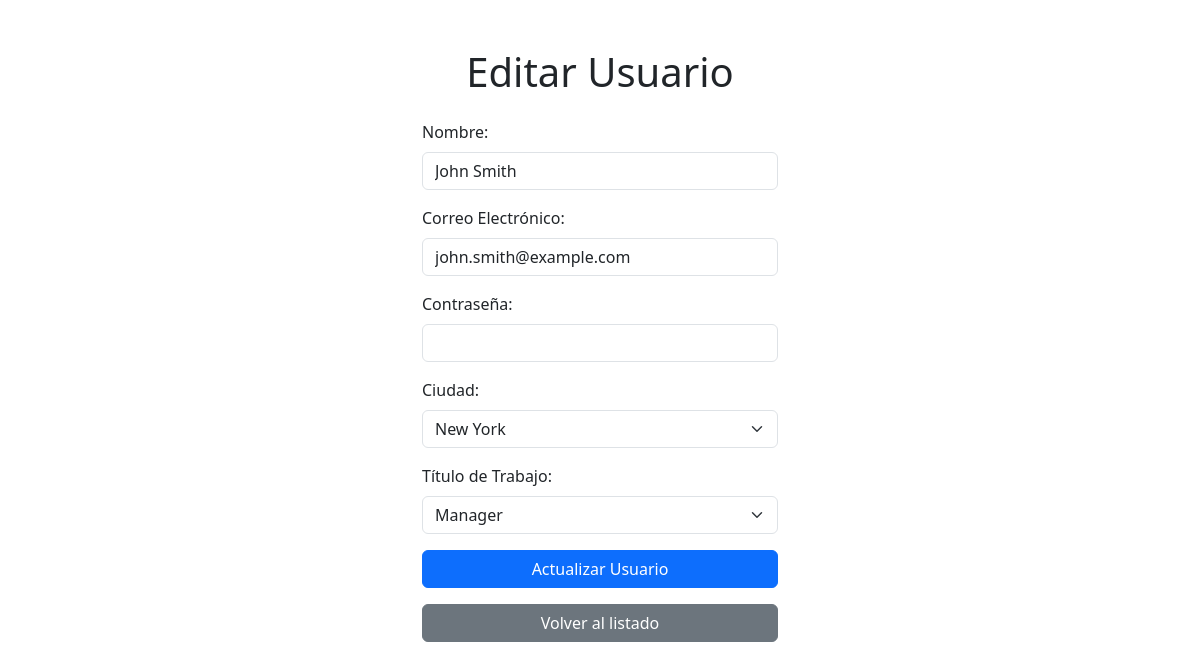
The app's page /public/users/1/edit with its own data.
### tables this page shows
CREATE TABLE `users` (
  `id` int(11) NOT NULL,
  `name` varchar(100) NOT NULL,
  `email` varchar(100) NOT NULL,
  `password` varchar(255) NOT NULL,
  `job_title_id` int(11) DEFAULT NULL,
  `city_id` int(11) DEFAULT NULL
);

CREATE TABLE `cities` (
  `id` int(11) NOT NULL,
  `name` varchar(50) NOT NULL
);

CREATE TABLE `job_titles` (
  `id` int(11) NOT NULL,
  `name` varchar(50) NOT NULL
);

### controllers/UserController.php (called while the page is built, shortened)
<?php
require_once '../models/User.php';
require_once '../models/City.php';
require_once '../models/JobTitle.php';
class UserController {
    public function edit($id) {
        $userModel = new User();
        $user = $userModel->getById($id);
        $cityModel = new City();
        $cities = $cityModel->getAll();
        $jobTitleModel = new JobTitle();
        $jobTitles = $jobTitleModel->getAll();
        include '../views/users/edit.php';
    }
}

### public/index.php (called while the page is built)
<?php
require_once '../routes.php';

### models/User.php (called while the page is built, shortened)
<?php
require_once '../config/database.php';
class User {
    private $conn;
    private $table = 'users';
    public function __construct() {
        $database = new \Database();
        $this->conn = $database->getConnection();
    }
    public function getById($id) {
        $query = "SELECT u.*, jt.name AS job_title, c.name AS city
                  FROM " . $this->table . " u
                  LEFT JOIN job_titles jt ON u.job_title_id = jt.id
                  LEFT JOIN cities c ON u.city_id = c.id
                  WHERE u.id = ?";
        $stmt = $this->conn->prepare($query);
        $stmt->execute([$id]);
        return $stmt->fetch(\PDO::FETCH_OBJ);
    }
}

### config/database.php (called while the page is built, shortened)
<?php
class Database {
    private $host = 'localhost';
    private $db_name = 'CompanyDB';
    private $username = 'root';
    private $password = '';
    public function getConnection() {
        $this->conn = null;
        try {
            $this->conn = new PDO("mysql:host=" . $this->host . ";dbname=" . $this->db_name, $this->username, $this->password);
            $this->conn->setAttribute(PDO::ATTR_ERRMODE, PDO::ERRMODE_EXCEPTION);
            $this->conn->setAttribute(PDO::ATTR_DEFAULT_FETCH_MODE, PDO::FETCH_ASSOC);
        } catch(PDOException $exception) {
            error_log("Error of connection: " . $exception->getMessage());
            echo "An error occurred while connecting to the database.";
        }
        return $this->conn;
    }
}
?>

### models/City.php (called while the page is built, shortened)
<?php
require_once '../config/database.php';
class City {
    private $conn;
    private $table = 'cities';
    public function __construct() {
        $database = new \Database();
        $this->conn = $database->getConnection();
    }
    public function getAll() {
        $query = "SELECT * FROM " . $this->table;
        $stmt = $this->conn->query($query);
        return $stmt->fetchAll(\PDO::FETCH_OBJ);
    }
}

### models/JobTitle.php (called while the page is built, shortened)
<?php
require_once '../config/database.php';
class JobTitle {
    private $conn;
    private $table = 'job_titles';
    public function __construct() {
        $database = new \Database();
        $this->conn = $database->getConnection();
    }
    public function getAll() {
        $query = "SELECT * FROM " . $this->table;
        $stmt = $this->conn->query($query);
        return $stmt->fetchAll(\PDO::FETCH_OBJ);
    }
}

### views/users/edit.php (the view, shortened to what this page needs)
<!DOCTYPE html>
<html lang="es">
<head>
    <link href="https://cdn.jsdelivr.net/npm/bootstrap@5.3.3/dist/css/bootstrap.min.css" rel="stylesheet">
</head>
<body>
<div class="container mt-5">
    <div class="row justify-content-center">
        <div class="col-md-6 col-lg-4">
            <h1 class="mb-4 text-center">Editar Usuario</h1>
            <form action="/Proyect_PHP_CRUD/public/users/<?php echo $user->id; ?>/update" method="POST">
                <div class="mb-3">
                    <label for="name" class="form-label">Nombre:</label>
                    <input type="text" id="name" name="name" class="form-control" value="<?php echo $user->name; ?>" required>
                </div>
                <div class="mb-3">
                    <label for="email" class="form-label">Correo Electrónico:</label>
                    <input type="email" id="email" name="email" class="form-control" value="<?php echo $user->email; ?>" required>
                </div>
                <div class="mb-3">
                    <label for="password" class="form-label">Contraseña:</label>
                    <input type="password" id="password" name="password" class="form-control">
                </div>
                <div class="mb-3">
                    <label for="city_id" class="form-label">Ciudad:</label>
                    <select name="city_id" id="city_id" class="form-select" required>
                        <?php foreach ($cities as $city): ?>
                            <option value="<?= $city->id; ?>"
                                <?= $city->id == $user->city_id ? 'selected' : ''; ?>>
                                <?= $city->name; ?>
                            </option>
                        <?php endforeach; ?>
                    </select>
                </div>
                <div class="mb-3">
                    <label for="job_title_id" class="form-label">Título de Trabajo:</label>
                    <select name="job_title_id" id="job_title_id" class="form-select" required>
                        <?php foreach ($jobTitles as $jobTitle): ?>
                            <option value="<?= $jobTitle->id; ?>"
                                <?= $jobTitle->id == $user->job_title_id ? 'selected' : ''; ?>>
                                <?= $jobTitle->name; ?>
                            </option>
                        <?php endforeach; ?>
                    </select>
                </div>
                <button type="submit" class="btn btn-primary w-100">Actualizar Usuario</button>
            </form>
            <a href="/Proyect_PHP_CRUD/public/" class="btn btn-secondary w-100 mt-3">Volver al listado</a>
        </div>
    </div>
</div>
</body>
</html>

### records on screen
users: name "John Smith", email "john.smith@example.com", city_id "New York", job_title_id "Manager"
